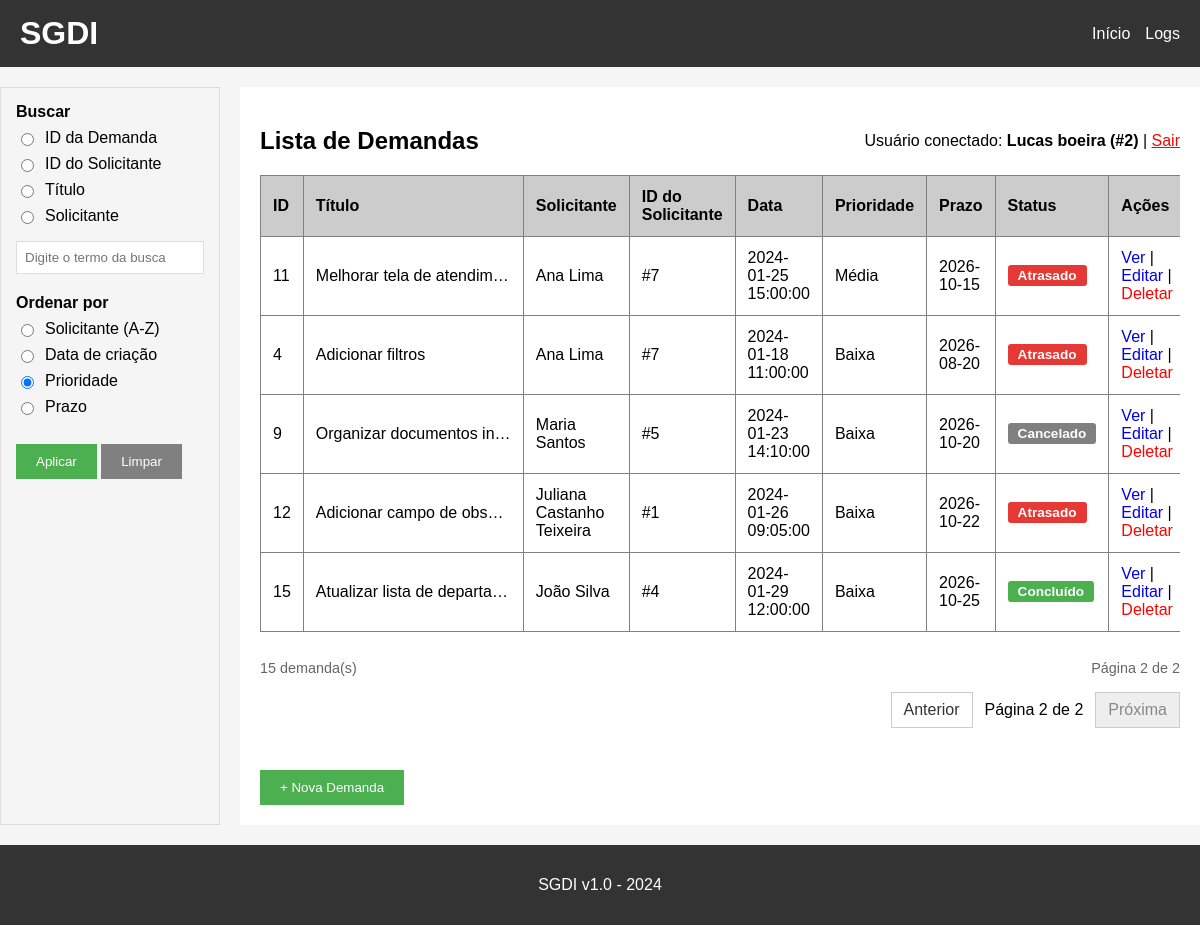
The app's page /?pagina=2&tipo_busca=&termo=&ordenar=prioridade (signed in), older data.
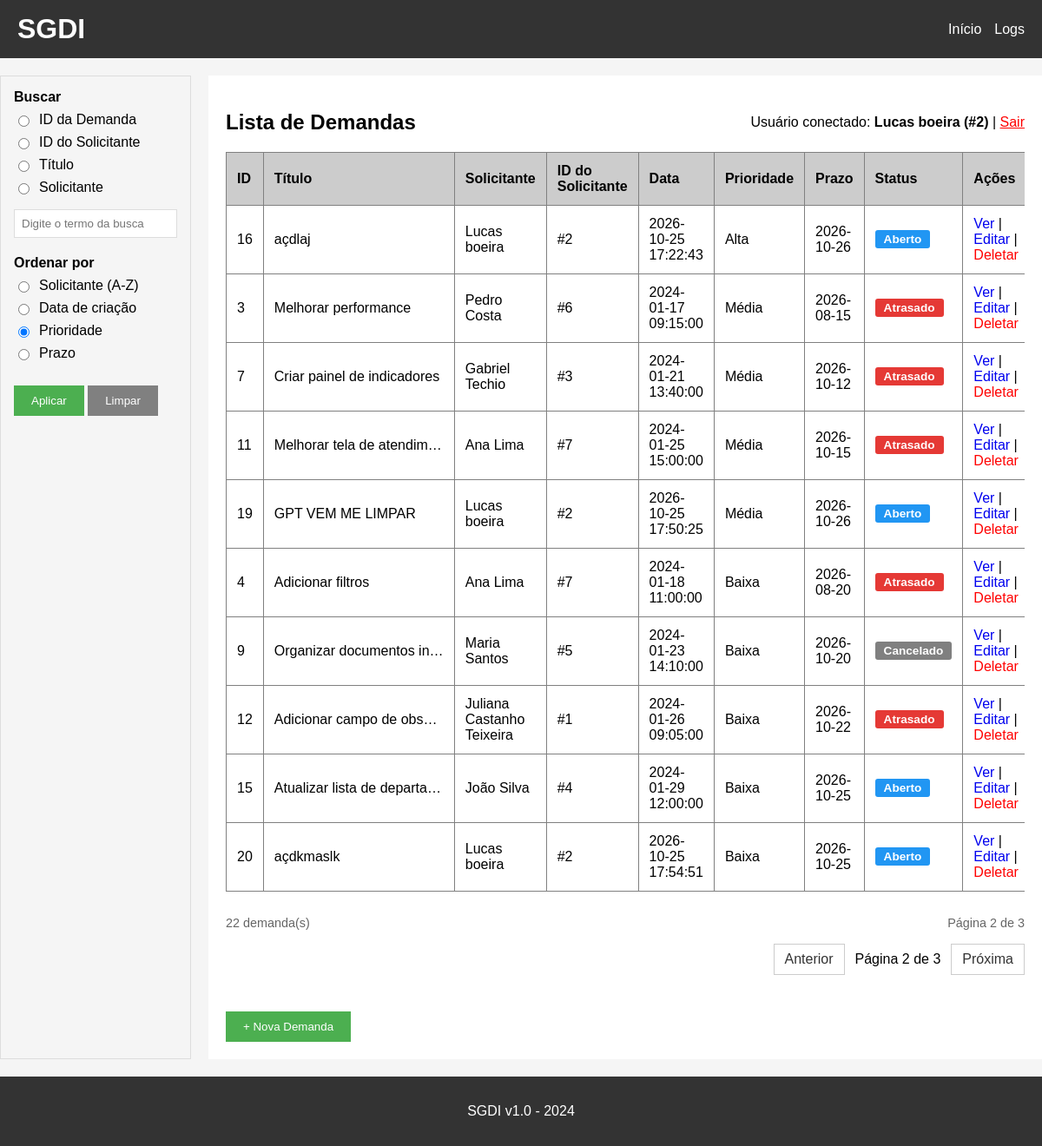
The same page, newer data.
### tables this page shows
CREATE TABLE demandas (
    id INTEGER PRIMARY KEY AUTOINCREMENT,
    titulo TEXT NOT NULL,
    descricao TEXT,
    solicitante TEXT,
    solicitante_id INTEGER,
    data_criacao TEXT,
    prioridade TEXT,
    prazo TEXT,
    status TEXT NOT NULL DEFAULT 'Aberto',
    responsavel TEXT,
    responsavel_id INTEGER,
    data_conclusao TEXT,
    FOREIGN KEY (solicitante_id) REFERENCES solicitantes (id),
    FOREIGN KEY (responsavel_id) REFERENCES solicitantes (id)
);

### app.py (the view)
@app.route('/')
def index():
    tipo_busca = request.args.get('tipo_busca', '')
    termo = request.args.get('termo', '').strip()
    ordenar = request.args.get('ordenar', 'prioridade')
    pagina = max(request.args.get('pagina', 1, type=int) or 1, 1)
    itens_por_pagina = 10
    if ordenar not in ORDENACOES:
        ordenar = 'prioridade'
    condicao = '1=1'
    parametros = []
    if tipo_busca in ('id_demanda', 'id_solicitante', 'titulo', 'solicitante'):
        if not termo:
            flash('Digite um termo para buscar.')
            tipo_busca = ''
        elif caracteres_invalidos(termo):
            flash('A busca não pode conter caracteres especiais.')
            tipo_busca = ''
        elif tipo_busca == 'id_demanda':
            condicao, parametros = "CAST(id AS TEXT) LIKE ?", [f'{termo}%']
        elif tipo_busca == 'id_solicitante':
            condicao, parametros = "CAST(solicitante_id AS TEXT) = ?", [termo]
        elif tipo_busca == 'titulo':
            condicao, parametros = "LOWER(titulo) LIKE LOWER(?)", [f'%{termo}%']
        else:  # solicitante (busca por nome)
            condicao, parametros = "LOWER(solicitante) LIKE LOWER(?)", [f'%{termo}%']
    else:
        tipo_busca = ''
    conn = get_db()
    cursor = conn.cursor()
    total_demandas = cursor.execute(
        f"SELECT COUNT(*) FROM demandas WHERE {condicao}", parametros
    ).fetchone()[0]
    total_paginas = max((total_demandas + itens_por_pagina - 1) // itens_por_pagina, 1)
    pagina = min(pagina, total_paginas)
    query = (
        f"SELECT *, "
        f"CASE WHEN status = 'Aberto' AND prazo < date('now') THEN 'Atrasado' ELSE status END AS status_exibido "
        f"FROM demandas WHERE {condicao} "
        f"ORDER BY {ORDENACOES[ordenar]} LIMIT ? OFFSET ?"
    )
    parametros_paginacao = parametros + [itens_por_pagina, (pagina - 1) * itens_por_pagina]
    demandas = cursor.execute(query, parametros_paginacao).fetchall()
    conn.close()
    return render_template(
        'index.html', demandas=demandas,
        ordenar=ordenar, tipo_busca=tipo_busca, termo=termo,
        pagina=pagina, total_paginas=total_paginas, total_demandas=total_demandas
    )

### app.py (called while the page is built)
def get_db():
    conn = sqlite3.connect('demandas.db')
    conn.row_factory = sqlite3.Row
    return conn

@app.before_request
def verificar_login():
    if 'email' not in session and request.endpoint not in ['login', 'logout', 'static']:
        return redirect(url_for('login'))

### templates/index.html
{% extends "base.html" %}
{% block sidebar %}
<aside class="filtros-sidebar">
    <form method="GET" action="/">
        <fieldset>
            <legend>Buscar</legend>
            <div class="filtro-opcao">
                <input type="radio" name="tipo_busca" id="tb_id_demanda" value="id_demanda"
                       {% if tipo_busca == 'id_demanda' %}checked{% endif %}>
                <label for="tb_id_demanda">ID da Demanda</label>
            </div>
            <div class="filtro-opcao">
                <input type="radio" name="tipo_busca" id="tb_id_solicitante" value="id_solicitante"
                       {% if tipo_busca == 'id_solicitante' %}checked{% endif %}>
                <label for="tb_id_solicitante">ID do Solicitante</label>
            </div>
            <div class="filtro-opcao">
                <input type="radio" name="tipo_busca" id="tb_titulo" value="titulo"
                       {% if tipo_busca == 'titulo' %}checked{% endif %}>
                <label for="tb_titulo">Título</label>
            </div>
            <div class="filtro-opcao">
                <input type="radio" name="tipo_busca" id="tb_solicitante" value="solicitante"
                       {% if tipo_busca == 'solicitante' %}checked{% endif %}>
                <label for="tb_solicitante">Solicitante</label>
            </div>
            <input type="text" name="termo" value="{{ termo or '' }}" placeholder="Digite o termo da busca">
        </fieldset>
        <fieldset>
            <legend>Ordenar por</legend>
            <div class="filtro-opcao">
                <input type="radio" name="ordenar" id="or_solicitante" value="solicitante"
                       {% if ordenar == 'solicitante' %}checked{% endif %}>
                <label for="or_solicitante">Solicitante (A-Z)</label>
            </div>
            <div class="filtro-opcao">
                <input type="radio" name="ordenar" id="or_data" value="data"
                       {% if ordenar == 'data' %}checked{% endif %}>
                <label for="or_data">Data de criação</label>
            </div>
            <div class="filtro-opcao">
                <input type="radio" name="ordenar" id="or_prioridade" value="prioridade"
                       {% if ordenar == 'prioridade' %}checked{% endif %}>
                <label for="or_prioridade">Prioridade</label>
            </div>
            <div class="filtro-opcao">
                <input type="radio" name="ordenar" id="or_prazo" value="prazo"
                       {% if ordenar == 'prazo' %}checked{% endif %}>
                <label for="or_prazo">Prazo</label>
            </div>
        </fieldset>
        <button type="submit">Aplicar</button>
        <a href="/"><button type="button">Limpar</button></a>
    </form>
</aside>
{% endblock %}
{% block content %}
<div class="flex-between">
    <h2>Lista de Demandas</h2>
    <p>
        Usuário conectado: <strong>{{ session['usuario'] }} (#{{ session['usuario_id'] }})</strong>
        | <a href="{{ url_for('logout') }}" class="text-danger">Sair</a>
    </p>
</div>
<div class="table-responsive">
    <table border="1" cellpadding="10" cellspacing="0" width="100%">
        <thead>
            <tr bgcolor="#cccccc">
                <th>ID</th>
                <th>Título</th>
                <th>Solicitante</th>
                <th>ID do Solicitante</th>
                <th>Data</th>
                <th>Prioridade</th>
                <th>Prazo</th>
                <th>Status</th>
                <th>Ações</th>
            </tr>
        </thead>
        <tbody>
            {% for demanda in demandas %}
            <tr>
                <td>{{ demanda[0] }}</td>
                <td class="coluna-titulo" title="{{ demanda[1] }}">{{ demanda[1] }}</td>
                <td>{{ demanda[3] }}</td>
                <td>#{{ demanda[4] }}</td>
                <td>{{ demanda[5] }}</td>
                <td>{{ demanda[6] }}</td>
                <td>{{ demanda[7] }}</td>
                <td>
                    <span class="status-badge
                        {%- if demanda['status_exibido'] == 'Aberto' %} status-aberto
                        {%- elif demanda['status_exibido'] == 'Atrasado' %} status-atrasado
                        {%- elif demanda['status_exibido'] == 'Concluído' %} status-concluido
                        {%- elif demanda['status_exibido'] == 'Cancelado' %} status-cancelado
                        {%- endif %}">{{ demanda['status_exibido'] }}</span>
                </td>
                <td>
                    <a href="/detalhes/{{ demanda[0] }}">Ver</a>
                    |
                    <a href="/editar/{{ demanda[0] }}">Editar</a>
                    |
                    <form method="POST" action="/deletar/{{ demanda[0] }}" class="form-inline"
                          onsubmit="return confirm('Tem certeza que deseja deletar esta demanda?');">
                        <button type="submit" class="btn-link">Deletar</button>
                    </form>
                </td>
            </tr>
            {% endfor %}
        </tbody>
    </table>
</div>
<div class="pagination-summary">
    <span>{{ total_demandas }} demanda(s)</span>
    <span>Página {{ pagina }} de {{ total_paginas }}</span>
</div>
{% if total_paginas > 1 %}
<nav class="pagination" aria-label="Paginação das demandas">
    {% if pagina > 1 %}
    <a href="{{ url_for('index', pagina=pagina - 1, tipo_busca=tipo_busca, termo=termo, ordenar=ordenar) }}" rel="prev">Anterior</a>
    <span>Página {{ pagina }} de {{ total_paginas }}</span>
    {% else %}
    <span class="pagination-disabled" aria-disabled="true">Anterior</span>
    {% endif %}
    {% if pagina < total_paginas %}
    <a href="{{ url_for('index', pagina=pagina + 1, tipo_busca=tipo_busca, termo=termo, ordenar=ordenar) }}" rel="next">Próxima</a>
    {% else %}
    <span class="pagination-disabled" aria-disabled="true">Próxima</span>
    {% endif %}
</nav>
{% endif %}
<br>
<a href="/nova_demanda"><button>+ Nova Demanda</button></a>
{% endblock %}

### templates/base.html (shortened to what this page needs)
<!DOCTYPE html>
<html>
<head>
    <link rel="stylesheet" href="{{ url_for('static', filename='style.css') }}">
</head>
<body>
    <div class="header">
        <h1>SGDI</h1>
        {% if session.get('email') %}
        <div class="menu">
            <a href="/">Início</a>
            <a href="/logs">Logs</a>
        </div>
        {% endif %}
    </div>
    <div class="page-layout">
        {% block sidebar %}{% endblock %}
        <div class="container {% block container_class %}{% endblock %}">
            {% block content %}{% endblock %}
        </div>
    </div>
    <div class="footer">
        <p>SGDI v1.0 - 2024</p>
    </div>
</body>
</html>

### static/style.css (style rules this page uses)
* { box-sizing: border-box; }
body { font-family: Arial, sans-serif; background-color: #f5f5f5; padding: 0; margin: 0; display: flex; flex-direction: column; min-height: 100vh; }
.header { background-color: #333; color: white; padding: 15px 20px; display: flex; flex-wrap: wrap; justify-content: space-between; align-items: center; gap: 15px; }
.header h1 { margin: 0; }
.menu { display: flex; flex-wrap: wrap; align-items: center; gap: 15px; }
.menu a { color: white; text-decoration: none; }
.page-layout { display: flex; gap: 20px; max-width: 1200px; margin: 20px auto; width: 100%; flex: 1; }
.container { background: white; padding: 20px; flex: 1; width: 100%; min-width: 0; }
.footer { background-color: #333; color: white; text-align: center; padding: 15px; width: 100%; margin-top: auto; }
button { background-color: #4CAF50; color: white; padding: 10px 20px; border: none; cursor: pointer; }
button[type="button"] { background-color: #808080; }
table { border-collapse: collapse; width: 100%; margin-bottom: 20px; }
th, td { padding: 12px; text-align: left; }
table a { text-decoration: none; }
form div { margin-bottom: 10px; }
input[type="text"], input[type="email"], input[type="password"], textarea { padding: 8px; border: 1px solid #ddd; max-width: 100%; }
.table-responsive { overflow-x: auto; }
.pagination-summary, .pagination { display: flex; align-items: center; justify-content: space-between; gap: 12px; }
.pagination-summary { color: #666; font-size: 0.9rem; margin: 8px 0; }
.pagination { justify-content: flex-end; margin: 16px 0 24px; }
.pagination a, .pagination-disabled { padding: 8px 12px; border: 1px solid #ccc; text-decoration: none; }
.pagination a { color: #333; background: white; }
.filtros-sidebar { flex: 0 0 220px; background: #f5f5f5; border: 1px solid #ddd; padding: 15px; }
.filtros-sidebar fieldset { border: none; padding: 0; margin: 0 0 20px 0; }
.filtros-sidebar legend { font-weight: bold; padding: 0; margin-bottom: 8px; }
.filtro-opcao { display: flex; align-items: center; gap: 8px; margin-bottom: 8px; }
.filtro-opcao label { cursor: pointer; }
.filtros-sidebar input[type="text"] { width: 100%; margin-top: 8px; }
.flex-between { display: flex; justify-content: space-between; align-items: center; }
.text-danger { color: red; }
.coluna-titulo { max-width: 220px; white-space: nowrap; overflow: hidden; text-overflow: ellipsis; }
.status-badge { display: inline-block; padding: 3px 10px; border-radius: 3px; font-size: 0.85rem; font-weight: bold; color: white; white-space: nowrap; }
.status-aberto { background-color: #2196F3; }
.status-atrasado { background-color: #e53935; }
.status-cancelado { background-color: #808080; }
.form-inline { display: inline-flex; align-items: center; gap: 8px; margin: 0; }
.btn-link { background: none; color: red; padding: 0; border: none; cursor: pointer; font: inherit; }

Row changes from the older to the newer data that the page shows:
added demandas: id "16", titulo "açdlaj", solicitante "Lucas boeira", solicitante "2", data_criacao "2026-10-25 17:22:43", prioridade "Alta", prazo "2026-10-26", status_exibido "Aberto"
now on this page (row unchanged): demandas: id "3", titulo "Melhorar performance", solicitante "Pedro Costa", solicitante "6", data_criacao "2024-01-17 09:15:00", prioridade "Média", prazo "2026-08-15", status_exibido "Atrasado"
now on this page (row unchanged): demandas: id "7", titulo "Criar painel de indicadores", solicitante "Gabriel Techio", solicitante "3", data_criacao "2024-01-21 13:40:00", prioridade "Média", prazo "2026-10-12", status_exibido "Atrasado"
added demandas: id "19", titulo "GPT VEM ME LIMPAR", solicitante "Lucas boeira", solicitante "2", data_criacao "2026-10-25 17:50:25", prioridade "Média", prazo "2026-10-26", status_exibido "Aberto"
changed demandas "João Silva": status_exibido "Concluído" → "Aberto"
added demandas: id "20", titulo "açdkmaslk", solicitante "Lucas boeira", solicitante "2", data_criacao "2026-10-25 17:54:51", prioridade "Baixa", prazo "2026-10-25", status_exibido "Aberto"
Text that changed along with them:
{{ total_demandas }}: "15" → "22"
{{ total_paginas }}: "2" → "3"
